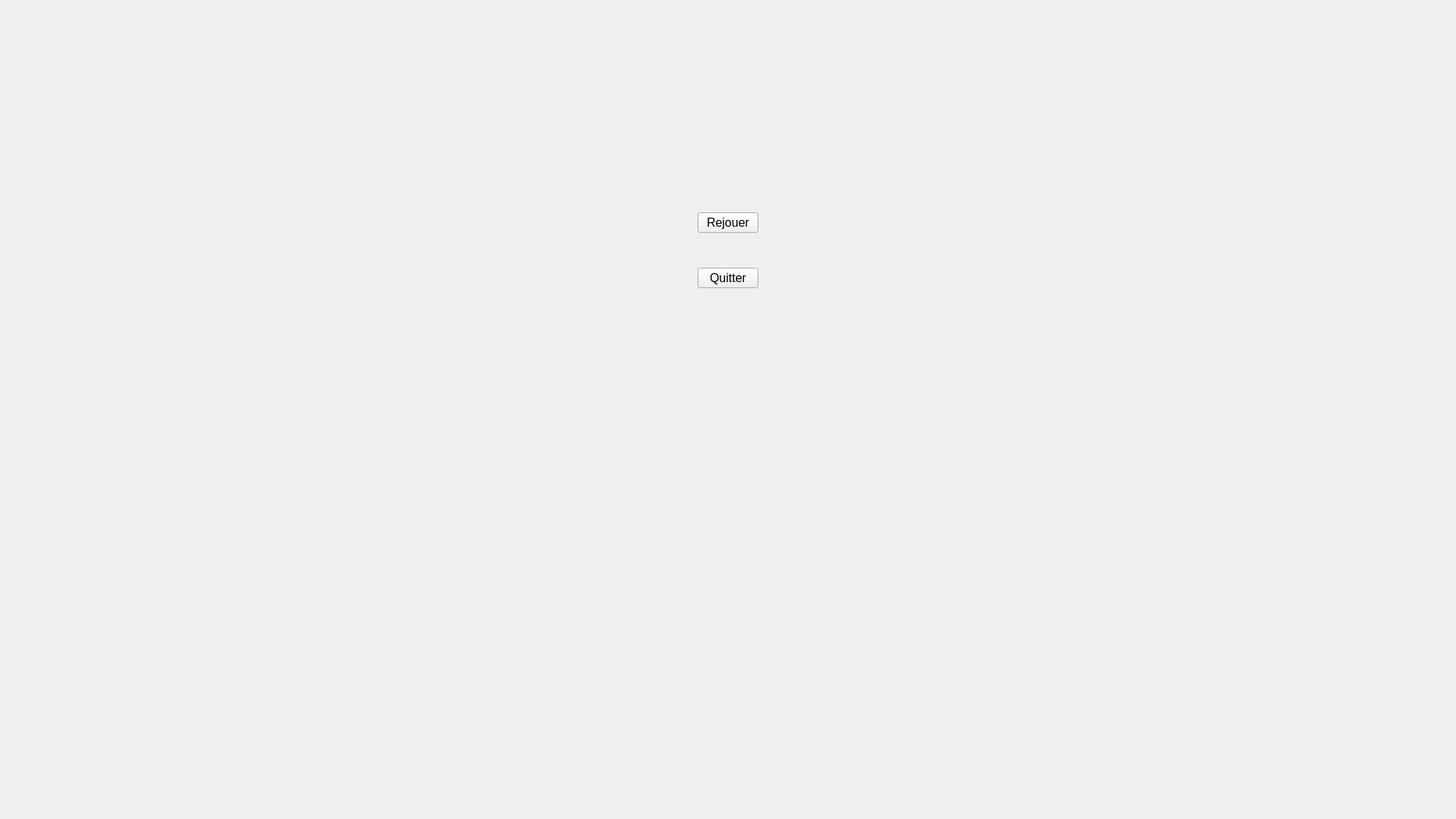
<?xml version="1.0" encoding="UTF-8"?>
<ui version="4.0">
 <class>FinPartie_on</class>
 <widget class="QWidget" name="FinPartie_on">
  <property name="geometry">
   <rect>
    <x>0</x>
    <y>0</y>
    <width>1920</width>
    <height>1080</height>
   </rect>
  </property>
  <property name="windowTitle">
   <string>Form</string>
  </property>
  <layout class="QGridLayout" name="gridLayout_2">
   <item row="0" column="0">
    <widget class="QWidget" name="fin_partie_widget" native="true">
     <layout class="QGridLayout" name="gridLayout">
      <item row="0" column="0">
       <layout class="QGridLayout" name="gridLayout_finPartie"/>
      </item>
      <item row="1" column="2">
       <spacer name="verticalSpacer_2">
        <property name="orientation">
         <enum>Qt::Vertical</enum>
        </property>
        <property name="sizeType">
         <enum>QSizePolicy::Fixed</enum>
        </property>
        <property name="sizeHint" stdset="0">
         <size>
          <width>20</width>
          <height>200</height>
         </size>
        </property>
       </spacer>
      </item>
      <item row="2" column="1">
       <spacer name="horizontalSpacer">
        <property name="orientation">
         <enum>Qt::Horizontal</enum>
        </property>
        <property name="sizeHint" stdset="0">
         <size>
          <width>877</width>
          <height>20</height>
         </size>
        </property>
       </spacer>
      </item>
      <item row="2" column="3">
       <spacer name="horizontalSpacer_2">
        <property name="orientation">
         <enum>Qt::Horizontal</enum>
        </property>
        <property name="sizeHint" stdset="0">
         <size>
          <width>877</width>
          <height>20</height>
         </size>
        </property>
       </spacer>
      </item>
      <item row="3" column="2">
       <spacer name="verticalSpacer_4">
        <property name="orientation">
         <enum>Qt::Vertical</enum>
        </property>
        <property name="sizeType">
         <enum>QSizePolicy::Fixed</enum>
        </property>
        <property name="sizeHint" stdset="0">
         <size>
          <width>20</width>
          <height>40</height>
         </size>
        </property>
       </spacer>
      </item>
      <item row="4" column="2">
       <widget class="QPushButton" name="bouton_rejouer">
        <property name="font">
         <font>
          <pointsize>12</pointsize>
         </font>
        </property>
        <property name="cursor">
         <cursorShape>PointingHandCursor</cursorShape>
        </property>
        <property name="text">
         <string>Rejouer</string>
        </property>
       </widget>
      </item>
      <item row="5" column="2">
       <spacer name="verticalSpacer_3">
        <property name="orientation">
         <enum>Qt::Vertical</enum>
        </property>
        <property name="sizeType">
         <enum>QSizePolicy::Fixed</enum>
        </property>
        <property name="sizeHint" stdset="0">
         <size>
          <width>20</width>
          <height>40</height>
         </size>
        </property>
       </spacer>
      </item>
      <item row="6" column="2">
       <widget class="QPushButton" name="bouton_quitter">
        <property name="font">
         <font>
          <pointsize>12</pointsize>
         </font>
        </property>
        <property name="cursor">
         <cursorShape>PointingHandCursor</cursorShape>
        </property>
        <property name="text">
         <string>Quitter</string>
        </property>
       </widget>
      </item>
      <item row="7" column="2">
       <spacer name="verticalSpacer">
        <property name="orientation">
         <enum>Qt::Vertical</enum>
        </property>
        <property name="sizeHint" stdset="0">
         <size>
          <width>20</width>
          <height>604</height>
         </size>
        </property>
       </spacer>
      </item>
     </layout>
    </widget>
   </item>
  </layout>
 </widget>
 <resources/>
 <connections/>
</ui>
